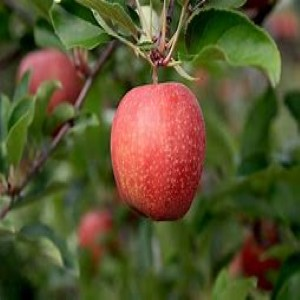
#> input picture dataset/annotation_queue/apple_ripe_002.jpg, 300 x 300 px
$ python -i segmentation.py   (imports and definitions only)
#> lines starting #> are read from the running program, lines starting #| are printed output that depends on the picture; after the words box and inside, x2 and y2 are one past the last pixel; in counts of white or black regions, pixels touching at a corner belong together
### src/preprocessing.py
"""Module 1: Preprocessing

Pillow + NumPy implementation of:
1. Loading images from disk and ensuring 3-channel RGB format (compositing RGBA onto white).
2. Direct image resizing (without letterbox padding; images are natively 300x300).
3. RGB to HSV color space conversion (pure NumPy, 8-bit scale: H: 0-179, S: 0-255, V: 0-255).
4. RGB to CIE-Lab color space conversion (pure NumPy, CIE 1931 D65, 8-bit scale: L: 0-255, a: 0-255, b: 0-255).
5. Intensity normalization.
"""

from typing import Tuple, Dict, Union
import numpy as np
from PIL import Image


# [69 lines left out: functions load_image, resize_image, rgb_to_hsv, not called in this run]


def rgb_to_lab(image_rgb: np.ndarray) -> np.ndarray:
    """Convert RGB image array to CIE-Lab color space using standard CIE 1931 D65.

    Matches standard 8-bit scale:
    - L: [0, 255] (scaled from 0..100)
    - a: [0, 255] (shifted by +128)
    - b: [0, 255] (shifted by +128)
    """
    arr = image_rgb.astype(np.float32) / 255.0

    # sRGB linearization
    mask = arr > 0.04045
    arr[mask] = ((arr[mask] + 0.055) / 1.055) ** 2.4
    arr[~mask] = arr[~mask] / 12.92

    # Linear sRGB to XYZ (D65 illuminant matrix)
    r, g, b = arr[..., 0], arr[..., 1], arr[..., 2]

    x = r * 0.4124564 + g * 0.3575761 + b * 0.1804375
    y = r * 0.2126729 + g * 0.7151522 + b * 0.0721750
    z = r * 0.0193339 + g * 0.1191920 + b * 0.9503041

    # Normalize by D65 reference white
    xn, yn, zn = 0.95047, 1.00000, 1.08883
    x = x / xn
    y = y / yn
    z = z / zn

    def f_transform(t):
        t_mask = t > 0.008856
        res = np.empty_like(t)
        res[t_mask] = t[t_mask] ** (1.0 / 3.0)
        res[~t_mask] = (7.787 * t[~t_mask]) + (16.0 / 116.0)
        return res

    fx = f_transform(x)
    fy = f_transform(y)
    fz = f_transform(z)

    l_val = 116.0 * fy - 16.0
    a_val = 500.0 * (fx - fy)
    b_val = 200.0 * (fy - fz)

    # Quantize to 8-bit representation
    l_8u = np.clip(l_val * 255.0 / 100.0, 0, 255).astype(np.uint8)
    a_8u = np.clip(a_val + 128.0, 0, 255).astype(np.uint8)
    b_8u = np.clip(b_val + 128.0, 0, 255).astype(np.uint8)

    return np.stack([l_8u, a_8u, b_8u], axis=-1)


# [7 lines left out: function convert_color_spaces, not called in this run]


def normalize_image(image: np.ndarray) -> np.ndarray:
    """Normalize pixel intensities to float32 range [0.0, 1.0]."""
    return image.astype(np.float32) / 255.0

### src/segmentation.py
"""Module 2: Segmentation

Pillow + NumPy + SciPy implementation of:
1. Configurable HSV color thresholding (with unripe, ripe, and overripe ranges).
2. Vectorized K-Means clustering in RGB, HSV, and Lab color spaces with K-Means++ initialization.
3. Multi-factor foreground cluster isolation (Border Ratio, Center Bias, Color Saturation).
4. Morphological post-processing (Opening, Closing, Hole Filling, Largest Connected Component).
5. Evaluation metrics (IoU, Sørensen-Dice).
"""

from typing import Tuple, Dict, Optional, Union, List
import numpy as np
import scipy.ndimage as ndi
from src.preprocessing import rgb_to_hsv, rgb_to_lab


# Baseline HSV Threshold Configuration (H: 0-179, S: 0-255, V: 0-255)
# Note: Initial uncalibrated baseline; to be evaluated against hand-drawn masks.
HSV_CONFIG = {
    # Generic stage baselines
    "general_unripe": ((18, 25, 20), (95, 255, 255)),    # Broad green/olive
    "general_ripe": ((5, 40, 40), (45, 255, 255)),       # Warm yellow/orange/red
    "general_overripe": ((8, 20, 15), (35, 200, 200)),   # Dark brown/mottled

    # Fruit-specific initial baselines
    "apple": {
        "unripe": ((25, 25, 25), (95, 255, 255)),
        "ripe": [((0, 50, 40), (12, 255, 255)), ((165, 50, 40), (179, 255, 255))],
        "overripe": ((5, 25, 20), (30, 200, 180)),
    },
    "banana": {
        "unripe": ((30, 35, 30), (85, 255, 255)),
        "ripe": ((18, 45, 50), (38, 255, 255)),
        "overripe": ((10, 25, 20), (35, 210, 180)),
    },
    "mango": {
        "unripe": ((18, 25, 20), (90, 255, 255)),
        "ripe": ((10, 40, 45), (38, 255, 255)),
        "overripe": ((8, 20, 15), (30, 190, 160)),
    },
    "orange": {
        "unripe": ((18, 25, 30), (90, 255, 255)),
        "ripe": ((8, 60, 60), (28, 255, 255)),
        "overripe": ((5, 20, 20), (30, 180, 160)),
    },
    "tomato": {
        "unripe": ((25, 30, 30), (95, 255, 255)),
        "ripe": [((0, 60, 40), (12, 255, 255)), ((165, 60, 40), (179, 255, 255))],
        "overripe": ((0, 35, 25), (25, 200, 180)),
    },
}


# [57 lines left out: functions segment_by_color_threshold, segment_by_configured_hsv, init_kmeans_plus_plus, not called in this run]


def segment_by_kmeans(
    image_feature: np.ndarray,
    k: int = 3,
    max_iter: int = 25,
    random_state: int = 42
) -> Tuple[np.ndarray, np.ndarray]:
    """Segment image in feature space (RGB, HSV, or Lab) using K-Means++.

    Args:
        image_feature: (H, W, 3) image in target color space.
        k: Number of clusters (e.g. 2, 3, 4, 5).
        max_iter: Max clustering iterations.
        random_state: Seed for reproducibility.

    Returns:
        tuple: (quantized_image, cluster_labels_2d)
    """
    h, w, c = image_feature.shape
    pixels = image_feature.reshape(-1, c).astype(np.float32)
    rng = np.random.RandomState(random_state)

    centroids = init_kmeans_plus_plus(pixels, k, rng)
    labels = np.full(len(pixels), -1, dtype=np.int32)

    for _ in range(max_iter):
        diff = pixels[:, np.newaxis, :] - centroids[np.newaxis, :, :]
        sq_dist = np.sum(diff ** 2, axis=2)
        new_labels = np.argmin(sq_dist, axis=1)

        if np.array_equal(labels, new_labels):
            break
        labels = new_labels

        for i in range(k):
            cluster_pixels = pixels[labels == i]
            if len(cluster_pixels) > 0:
                centroids[i] = np.mean(cluster_pixels, axis=0)

    quantized = centroids[labels].astype(np.uint8).reshape(h, w, c)
    cluster_map = labels.reshape(h, w)
    return quantized, cluster_map


# [94 lines left out: functions isolate_foreground_cluster, filter_largest_component, apply_morphological_cleanup, not called in this run]


def run_pipeline(
    image_rgb: np.ndarray,
    method: str = "kmeans",
    color_space: str = "Lab",
    k: int = 3,
    fruit: str = "apple",
    stage: str = "ripe",
    apply_morphology: bool = True
) -> np.ndarray:
    """Run full segmentation pipeline on an RGB image.

    Args:
        image_rgb: Input RGB image (H, W, 3)
        method: "kmeans" or "hsv_thresh"
        color_space: "RGB", "HSV", or "Lab" (for kmeans)
        k: Number of clusters (for kmeans)
        fruit: Fruit name (for hsv_thresh)
        stage: Stage name (for hsv_thresh)
        apply_morphology: Whether to run opening, closing, hole filling, largest component.
    """
    if method == "hsv_thresh":
        raw_mask = segment_by_configured_hsv(image_rgb, fruit, stage)
    elif method == "kmeans":
        cs = color_space.upper()
        if cs == "RGB":
            feat_img = image_rgb
        elif cs == "HSV":
            feat_img = rgb_to_hsv(image_rgb)
        elif cs == "LAB":
            feat_img = rgb_to_lab(image_rgb)
        else:
            raise ValueError(f"Unknown color space: {color_space}")

        _, cluster_map = segment_by_kmeans(feat_img, k=k, random_state=42)
        raw_mask = isolate_foreground_cluster(cluster_map, image_rgb)
    else:
        raise ValueError(f"Unknown method: {method}")

    if apply_morphology:
        return apply_morphological_cleanup(raw_mask)
    return raw_mask


# [26 lines left out: functions calculate_mask_iou, calculate_mask_dice, not called in this run]

>>> import cv2
>>> picture = cv2.imread('../dataset/annotation_queue/apple_ripe_002.jpg', cv2.IMREAD_GRAYSCALE)
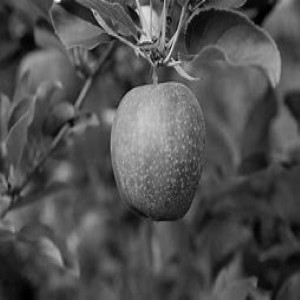
#> picture: shape (300, 300); min 0, max 247, mean 80
>>> result = run_pipeline(picture)
#> in rgb_to_lab, `mask = arr > 0.04045`:
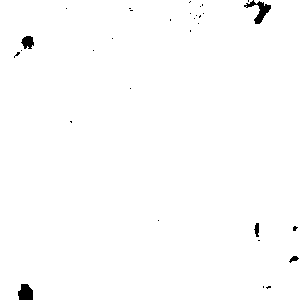
#> mask: shape (300, 300) bool; 99.2% white; 31 black regions (26 under 20 px), largest, box (x1, y1, x2, y2) and area: (244, 0, 271, 24) 234, (18, 284, 33, 300) 197, (21, 36, 34, 49) 121, (254, 223, 259, 237) 50, (289, 256, 299, 263) 37
#> in rgb_to_lab, `arr[mask] = ((arr[mask] + 0.055) / 1.055) ** 2.4`:
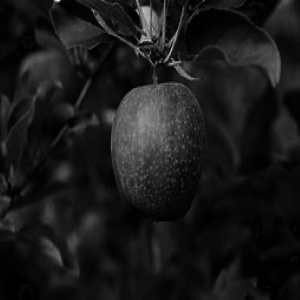
#> arr: shape (300, 300) float32; min 0, max 0.93, mean 0.102
#> in rgb_to_lab, `arr[~mask] = arr[~mask] / 12.92`: arr: shape (300, 300) float32; 0.75% of pixels changed, all inside (x1, y1, x2, y2) = (14, 0, 299, 300)
#> in rgb_to_lab, `r, g, b = arr[..., 0], arr[..., 1], arr[..., 2]`: r = 300 values, max 0.258 at index 225, min 0.0075 at index 277, mean 0.0624; g = 300 values, max 0.238 at index 225, min 0.00802 at index 277, mean 0.066; b = 300 values, max 0.238 at index 145, min 0.00802 at index 261, mean 0.0744
#> in rgb_to_lab, `x = r * 0.4124564 + g * 0.3575761 + b * 0.1804375`: x = 300 values, max 0.229 at index 225, min 0.00751 at index 277, mean 0.0628
#> in rgb_to_lab, `y = r * 0.2126729 + g * 0.7151522 + b * 0.0721750`: y = 300 values, max 0.24 at index 225, min 0.00795 at index 277, mean 0.0658
#> in rgb_to_lab, `z = r * 0.0193339 + g * 0.1191920 + b * 0.9503041`: z = 300 values, max 0.257 at index 198, min 0.00882 at index 261, mean 0.0797
#> in rgb_to_lab, `x = x / xn`: x = 300 values, max 0.241 at index 225, min 0.0079 at index 277, mean 0.066
#> in rgb_to_lab, `z = z / zn`: z = 300 values, max 0.236 at index 198, min 0.0081 at index 261, mean 0.0732
#> in rgb_to_lab, `fx = f_transform(x)`: fx = 300 values, max 0.623 at index 225, min 0.199 at index 277, mean 0.37
#> in rgb_to_lab, `fy = f_transform(y)`: fy = 300 values, max 0.622 at index 225, min 0.2 at index 277, mean 0.37
#> in rgb_to_lab, `fz = f_transform(z)`: fz = 300 values, max 0.618 at index 198, min 0.201 at index 261, mean 0.379
#> in rgb_to_lab, `l_val = 116.0 * fy - 16.0`: l_val = 300 values, max 56.13 at index 225, min 7.18 at index 277, mean 26.9
#> in rgb_to_lab, `a_val = 500.0 * (fx - fy)`: a_val = 300 values, max 7.83 at index 183, min -5.38 at index 129, mean 0.248
#> in rgb_to_lab, `b_val = 200.0 * (fy - fz)`: b_val = 300 values, max 9.79 at index 211, min -17.38 at index 149, mean -1.78
#> in rgb_to_lab, `l_8u = np.clip(l_val * 255.0 / 100.0, 0, 255).astype(np.uint8)`: l_8u = 300 values, max 143 at index 225, min 18 at index 277, mean 68.1
#> in rgb_to_lab, `a_8u = np.clip(a_val + 128.0, 0, 255).astype(np.uint8)`: a_8u = 300 values, max 135 at index 182, min 122 at index 128, mean 127.8
#> in rgb_to_lab, `b_8u = np.clip(b_val + 128.0, 0, 255).astype(np.uint8)`: b_8u = 300 values, max 137 at index 194, min 110 at index 149, mean 125.8
#> in run_pipeline, `feat_img = rgb_to_lab(image_rgb)`: feat_img = 300 rows, first 8: [50, 128, 128], [52, 128, 128], [53, 128, 128], [54, 127, 128], [54, 127, 129], [55, 128, 130], [56, 127, 132], [57, 128, 132]
#> (the run stopped early here; a loop or call above may not have finished)

$ run again, on dataset/annotation_queue/apple_ripe_145.jpg
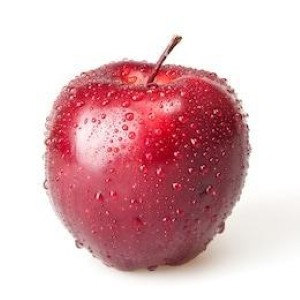
#> input picture dataset/annotation_queue/apple_ripe_145.jpg, 300 x 300 px
#> `picture = cv2.imread('../dataset/annotation_queue/apple_ripe_002.jpg',..`:
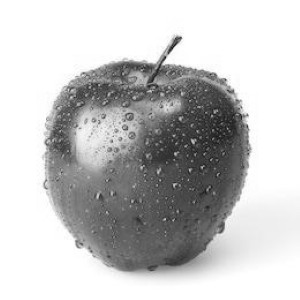
#> picture: shape (300, 300); min 14, max 255, mean 196.2
#> mask: shape (300, 300) bool; every value is 1
#> in rgb_to_lab, `arr[mask] = ((arr[mask] + 0.055) / 1.055) ** 2.4`:
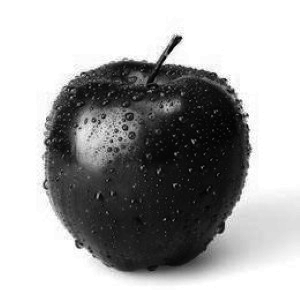
#> arr: shape (300, 300) float32; min 0.00439, max 1, mean 0.664
#> r = 300 values from 1 to 1
#> in rgb_to_lab, `x = r * 0.4124564 + g * 0.3575761 + b * 0.1804375`: x = 300 values from 0.95 to 0.95
#> y = 300 values from 1 to 1
#> in rgb_to_lab, `z = r * 0.0193339 + g * 0.1191920 + b * 0.9503041`: z = 300 values from 1.09 to 1.09
#> in rgb_to_lab, `x = x / xn`: x = 300 values from 1 to 1
#> l_val = 300 values from 100 to 100
#> a_val = 300 values from 0 to 0
#> l_8u = 300 values from 255 to 255
#> a_8u = 300 values from 128 to 128
#> feat_img = 300 rows, first 8: [255, 128, 128], [255, 128, 128], [255, 128, 128], [255, 128, 128], [255, 128, 128], [255, 128, 128], [255, 128, 128], [255, 128, 128]

$ run again, on dataset/annotation_queue/banana_overripe_233.jpg
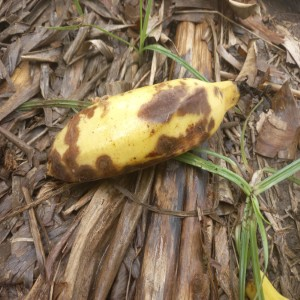
#> input picture dataset/annotation_queue/banana_overripe_233.jpg, 300 x 300 px
#> `picture = cv2.imread('../dataset/annotation_queue/apple_ripe_002.jpg',..`:
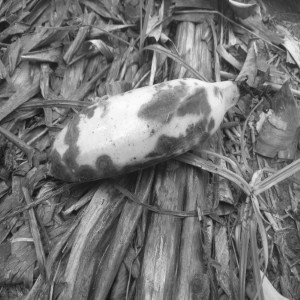
#> picture: shape (300, 300); min 15, max 253, mean 116.1
#> mask: shape (300, 300) bool; every value is 1
#> in rgb_to_lab, `arr[mask] = ((arr[mask] + 0.055) / 1.055) ** 2.4`:
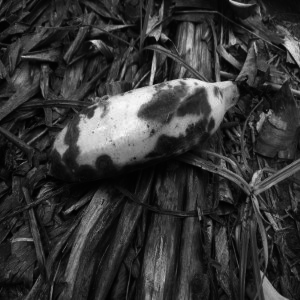
#> arr: shape (300, 300) float32; min 0.00478, max 0.982, mean 0.213
#> r = 300 values, max 0.413 at index 74, min 0.00857 at index 161, mean 0.113; g = 300 values, max 0.342 at index 1, min 0.00605 at index 157, mean 0.111; b = 300 values, max 0.392 at index 19, min 0.00605 at index 155, mean 0.111
#> in rgb_to_lab, `x = r * 0.4124564 + g * 0.3575761 + b * 0.1804375`: x = 300 values, max 0.303 at index 111, min 0.00866 at index 164, mean 0.106
#> y = 300 values, max 0.324 at index 111, min 0.00943 at index 164, mean 0.111
#> in rgb_to_lab, `z = r * 0.0193339 + g * 0.1191920 + b * 0.9503041`: z = 300 values, max 0.409 at index 19, min 0.00882 at index 155, mean 0.121
#> in rgb_to_lab, `x = x / xn`: x = 300 values, max 0.319 at index 111, min 0.00911 at index 164, mean 0.112
#> in rgb_to_lab, `z = z / zn`: z = 300 values, max 0.376 at index 19, min 0.0081 at index 155, mean 0.111
#> fx = 300 values, max 0.683 at index 111, min 0.209 at index 164, mean 0.455
#> fy = 300 values, max 0.687 at index 111, min 0.211 at index 164, mean 0.454
#> fz = 300 values, max 0.722 at index 19, min 0.201 at index 155, mean 0.453
#> l_val = 300 values, max 63.66 at index 111, min 8.51 at index 164, mean 36.62
#> a_val = 300 values, max 29.71 at index 197, min -27.02 at index 288, mean 0.919
#> b_val = 300 values, max 35.82 at index 119, min -31.95 at index 8, mean 0.0524
#> l_8u = 300 values, max 162 at index 111, min 21 at index 164, mean 92.88
#> a_8u = 300 values, max 157 at index 197, min 100 at index 288, mean 128.4
#> b_8u = 300 values, max 163 at index 119, min 96 at index 8, mean 127.5
#> feat_img = 300 rows, first 8: [156, 113, 145], [160, 114, 154], [149, 130, 160], [128, 146, 157], [109, 146, 143], [95, 146, 130], [85, 146, 117], [82, 139, 108]
